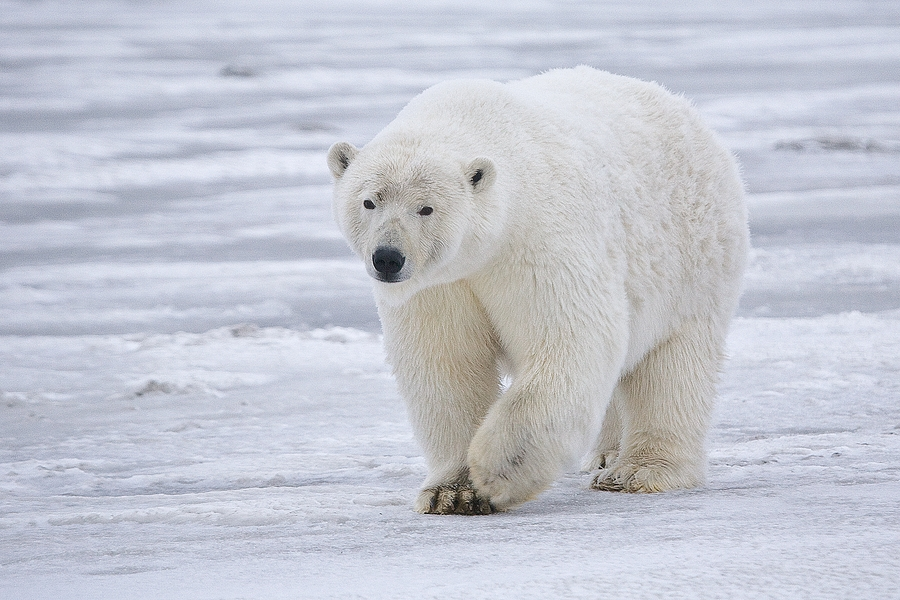
#> input picture pb.jpg, 900 x 600 px
$ python svd.py
#> lines starting #> are read from the running program, lines starting #| are printed output that depends on the picture
import numpy as np
import imageio;
import matplotlib.pyplot as plt

img_url = "pb.jpg"
# import os
# b = os.path.getsize(img_url)


from tempfile import TemporaryFile
outfile = TemporaryFile()


def compres(filename):
#> called with filename = 'pb.jpg'
	A=imageio.imread(filename);
#> A is the input picture: shape (600, 900, 3); mean R, G, B 196.3, 199.3, 209.8


	A=np.double(A);
	A=A-np.mean(A);
	orig_len = A.shape
#> orig_len = (600, 900, 3)
	orig_dim1 = A.shape[0]
#> orig_dim1 = 600
	orig_dim2 = A.shape[1]
#> orig_dim2 = 900


	if (len(A.shape)==3):
		if (A.shape[2] == 4):
			A = A[:,:,:3]
		A = A.reshape(orig_dim1,orig_dim2*3)
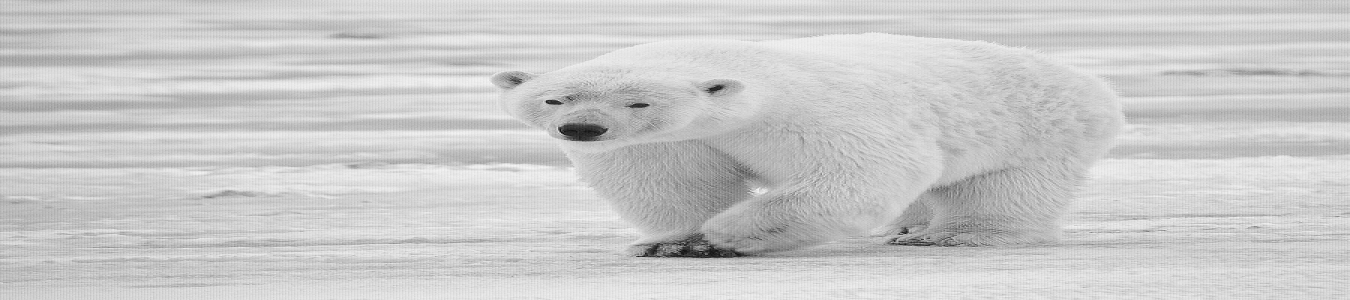
#> A: shape (600, 2700) float64 (shown at 1/2 size); min -201.8, max 53.19, mean 0; drawn with min black and max white

	U, S, V = np.linalg.svd(A)
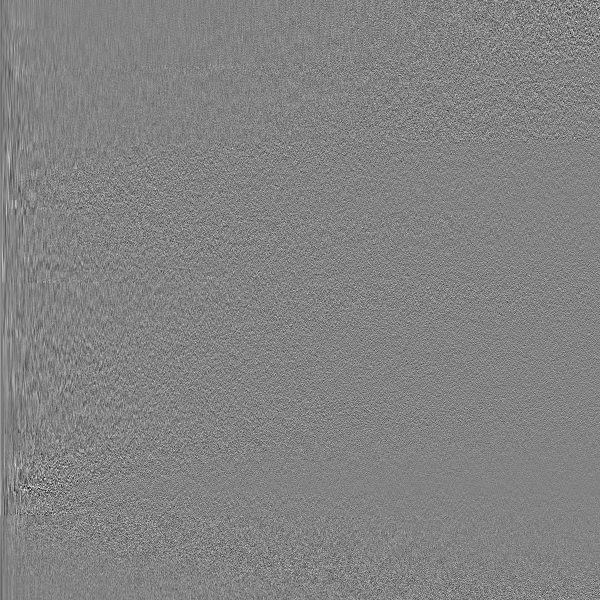
#> U: shape (600, 600) float64; min -0.328, max 0.309, mean -2.5e-05; drawn with min black and max white
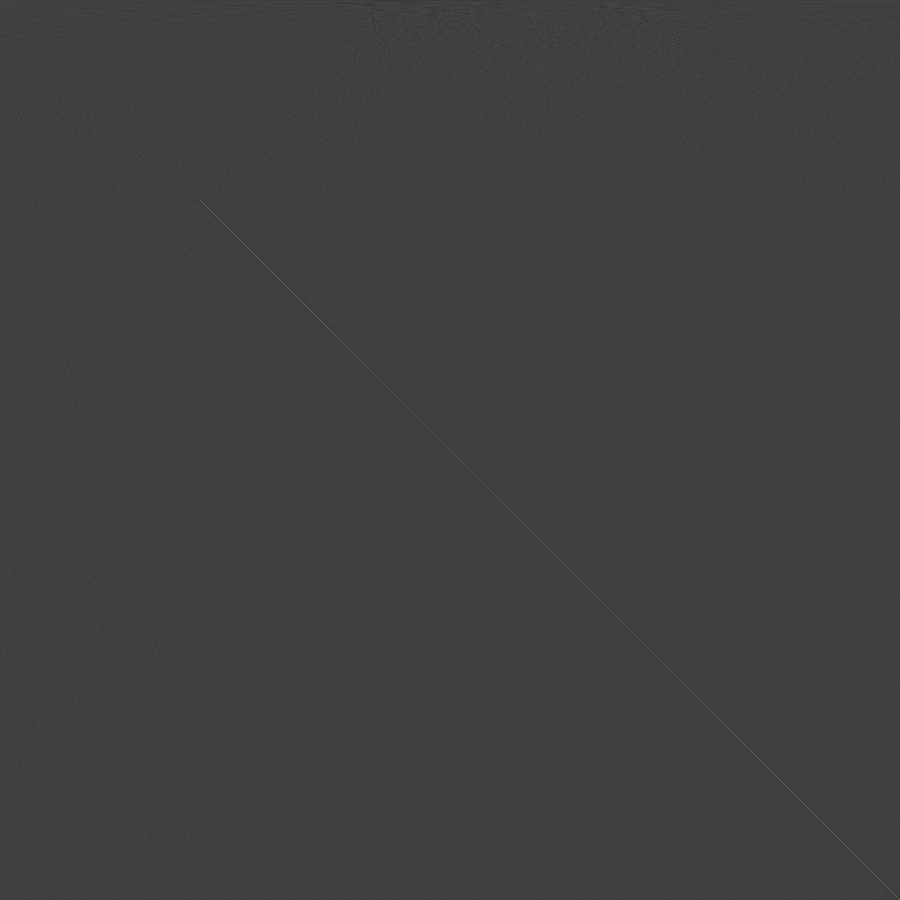
#> V: shape (2700, 2700) float64 (shown at 1/3 size); min -0.289, max 0.852, mean -5.81e-06; drawn with min black and max white
#> S = 600 values, max 18861.8 at index 0, min 60.61 at index 599, mean 514.1
	svdd = np.flip(np.sort(S))
#> svdd has the same summary as S

	percent_var = 0.

	sv_kept = 1
	while (percent_var < .95):
		percent_var = np.sum(svdd[:sv_kept]**2)/(np.sum(svdd**2))
		sv_kept += 1
#> this loop made 108 passes
#> percent_var on passes 1 to 12: 0.383, 0.519, 0.615, 0.667, 0.705, 0.74, 0.762, 0.78, 0.796, 0.808, 0.819, 0.827
#> after the loop, sv_kept = 109


	U_recon = U[:,0:sv_kept]
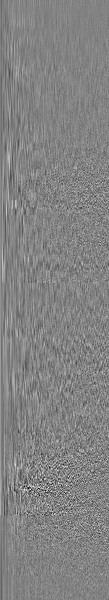
#> U_recon: shape (600, 109) float64; min -0.328, max 0.309, mean -0.000127; drawn with min black and max white
	V_recon = V[0:sv_kept,:]
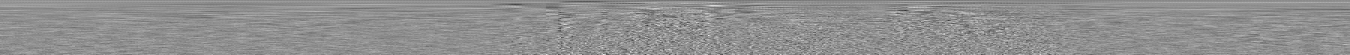
#> V_recon: shape (109, 2700) float64 (shown at 1/2 size); min -0.149, max 0.114, mean -0.000178; drawn with min black and max white
	S_recon = S[:sv_kept]
#> S_recon = 109 values, max 18861.8 at index 0, min 624.9 at index 108, mean 1624.2
#> (the run stopped early here; a loop or call above may not have finished)
